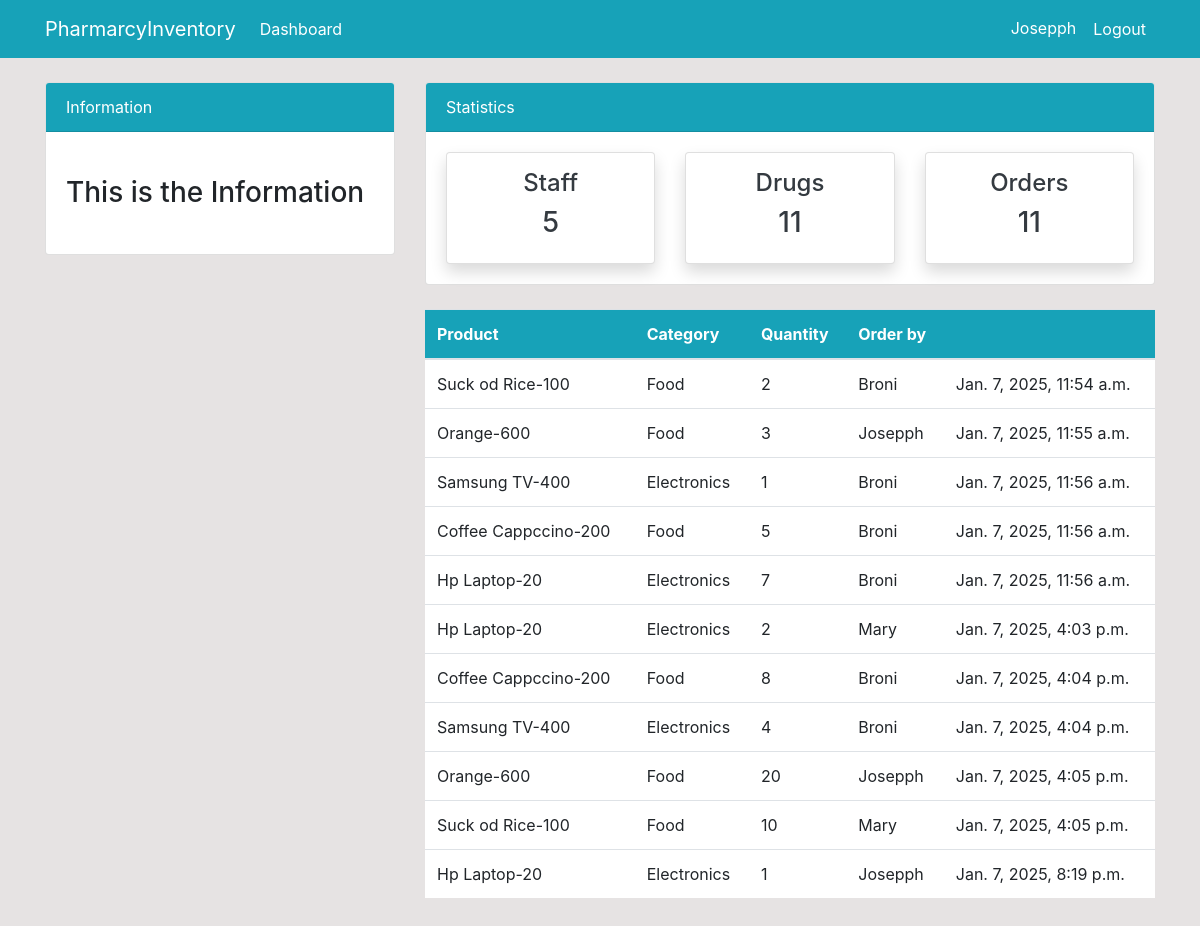
Page /order/ (signed in) on the earlier database version.
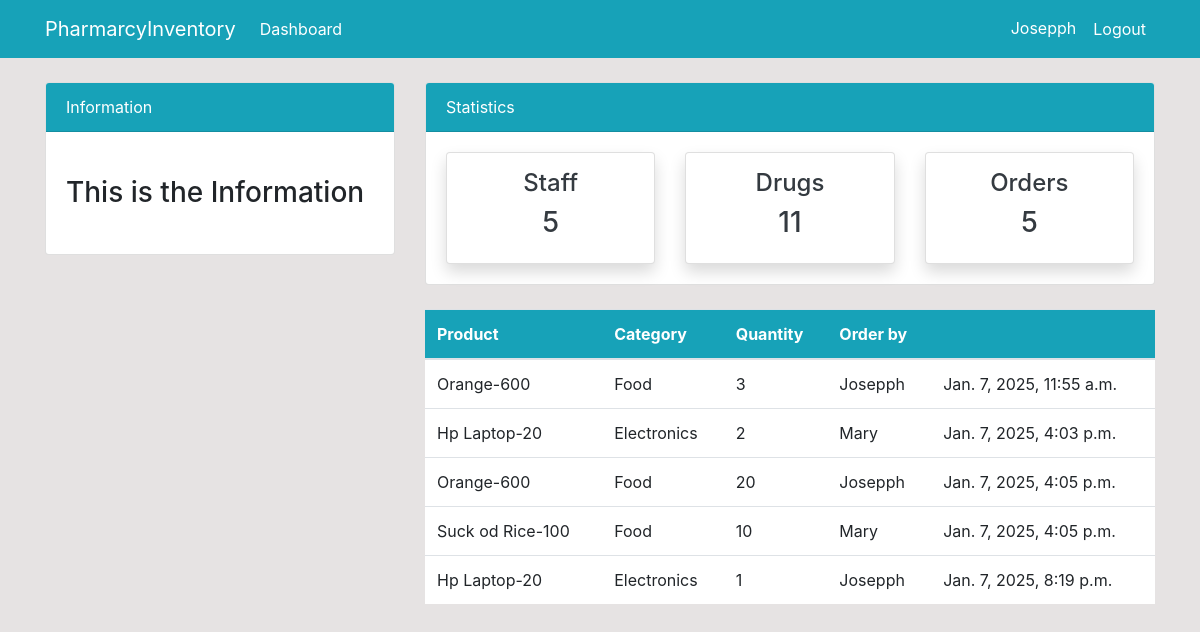
Same page on the later database version.
### dashboard/models.py (models this page shows, shortened)
class Order(models.Model):
    product = models.ForeignKey(Product, on_delete=models.CASCADE, null=True)
    staff = models.ForeignKey(User, models.CASCADE, null=True)
    order_quantity = models.PositiveIntegerField(null=True)
    date = models.DateTimeField(auto_now_add=True)
    class Meta:
        verbose_name_plural = 'Order'

class Product(models.Model):
    name = models.CharField(max_length=100, null=True)
    category = models.CharField(max_length=20, choices=CATEGORY, null=True)
    quantity = models.PositiveIntegerField(null=True)
    expiry_date = models.DateField(null=True)
    class Meta:
        verbose_name_plural = 'Drugs'
    def __str__(self):
        return f'{self.name}-{self.quantity}'

### dashboard/views.py (the view)
# urls.py: path("order/", views.order, name="dashboard-order"),
@login_required
def order(request):
    orders = Order.objects.all()
    orders_count = orders.count()
    workers_count = User.objects.all().count()
    product_count = Product.objects.all().count()
    context = {
        'orders': orders,
        'workers_count': workers_count,
        'orders_count': orders_count,
        'product_count': product_count
    }
    return render(request, 'dashboard/order.html', context)

### templates/dashboard/order.html (shortened to what this page needs)
{% extends 'partials/base.html' %}
{% block content %}
{% include 'partials/topnav.html' %}
    <div class="container">
        <div class="row my-4">
            <div class="col-md-4">
            </div>
            <div class="col-md-8">
                <table class="table bg-white">
                    <thead class="bg-info">
                        <tr class="text-white">
                            <th scope="col">Product</th>
                            <th scope="col">Category</th>
                            <th scope="col">Quantity</th>
                            <th scope="col">Order by</th>
                            <th scope="col">{{ Date }}</th>
                        </tr>
                    </thead>
                    <tbody>
                        {% for order in orders %}
                        <tr>
                            <td>{{ order.product }}</td>
                            <td>{{ order.product.category }}</td>
                            <td>{{ order.order_quantity }}</td>
                            <td>
                                {{ order.staff.username }}
                            </td>
                            <td>
                                {{ order.date }}
                            </td>
                        </tr>
                        {% endfor %}
                    </tbody>
                </table>
            </div>
        </div>
    </div>
{% endblock %}

### templates/partials/base.html (shortened to what this page needs)
{% load static %}
<!doctype html>
<html lang="en">
  <head>
    <link rel="stylesheet" href="https://cdn.jsdelivr.net/npm/bootstrap@4.6.2/dist/css/bootstrap.min.css">
    <link rel="stylesheet" href="{% static '/style.css' %}">
  </head>
  <body>
        {% include 'partials/nav.html' %}
        {% block content %}
        {% endblock %}
  </body>
</html>

### templates/partials/nav.html (shortened to what this page needs)
 <nav class="navbar navbar-expand-lg navbar-info bg-info">
    {% if user.is_authenticated %}
    <div class="container">
        <a class="navbar-brand text-white" href="{% url 'dashboard-index' %}">PharmarcyInventory</a>
        <div class="collapse navbar-collapse" id="navbarSupportedContent">
            <ul class="navbar-nav mr-auto">
                <li class="nav-item active">
                    <a class="nav-link text-white" href="{% url 'dashboard-index' %}">Dashboard </a>
                </li>
            </ul>
            <ul class="navbar-nav ml-auto">
                <li class="nav-item active">
                    <a class="nav-link text-white" href="{% url 'user-profile' %}">{{ user.username }}</a>
                </li>
                <li class="nav-item">
                    <form method="post" action="{% url 'user-logout' %}" class="d-inline">
                        <button type="submit" class="btn btn-link nav-link text-white" >
                            Logout
                        </button>
                    </form>
                </li>
            </ul>
            {% endif %}
        </div>
    </div>
</nav>

### templates/partials/topnav.html (shortened to what this page needs)
<div class="container">
    <div class="row mt-4">
        <div class="col-md-4">
            <div class="card">
                <div class="card-header bg-info text-white">
                    Information
                </div>
                <div class="card-body">
                    <marquee behavior="" direction="">
                        <h3 class="my-4">This is the Information</h3>
                    </marquee>
                </div>
            </div>
        </div>
        <div class="col-md-8">
            <div class="card">
                <div class="card-header bg-info text-white">
                    Statistics
                </div>
                <div class="card-body">
                    <div class="row">
                        <div class="col-md-4">
                            <a class="text-decoration-none text-dark" href="{% url 'dashboard-staff' %}">
                                <div class="card my-card shadow text-center p-3">
                                    <h4>Staff </h4>
                                    <h3>{{ workers_count }}</h3>
                                </div>
                            </a>
                        </div>
                        <div class="col-md-4">
                            <a class="text-decoration-none text-dark" href="{% url 'dashboard-product' %}">
                                <div class="card my-card shadow text-center p-3">
                                    <h4>Drugs </h4>
                                    <h3>{{ product_count }}</h3>
                                </div>
                            </a>
                        </div>
                        <div class="col-md-4">
                            <a class="text-decoration-none text-dark" href="{% url 'dashboard-order' %}">
                                <div class="card my-card shadow text-center p-3">
                                    <h4>Orders </h4>
                                    <h3>{{ orders_count }}</h3>
                                </div>
                            </a>
                        </div>
                    </div>
                </div>
            </div>
        </div>
    </div>
</div>

### static/style.css (style rules this page uses)
body { background: rgb(230, 227, 227); }

Differences in the rows shown:
removed Order: product "Suck od Rice-100", product.category "Food", order_quantity "2", staff.username "Broni", date "Jan. 7, 2025, 11:54 a.m."
removed Order: product "Samsung TV-400", product.category "Electronics", order_quantity "1", staff.username "Broni", date "Jan. 7, 2025, 11:56 a.m."
removed Order: product "Coffee Cappccino-200", product.category "Food", order_quantity "5", staff.username "Broni", date "Jan. 7, 2025, 11:56 a.m."
removed Order: product "Hp Laptop-20", product.category "Electronics", order_quantity "7", staff.username "Broni", date "Jan. 7, 2025, 11:56 a.m."
removed Order: product "Coffee Cappccino-200", product.category "Food", order_quantity "8", staff.username "Broni", date "Jan. 7, 2025, 4:04 p.m."
removed Order: product "Samsung TV-400", product.category "Electronics", order_quantity "4", staff.username "Broni", date "Jan. 7, 2025, 4:04 p.m."
Other differences:
{{ orders_count }}: "11" → "5"
